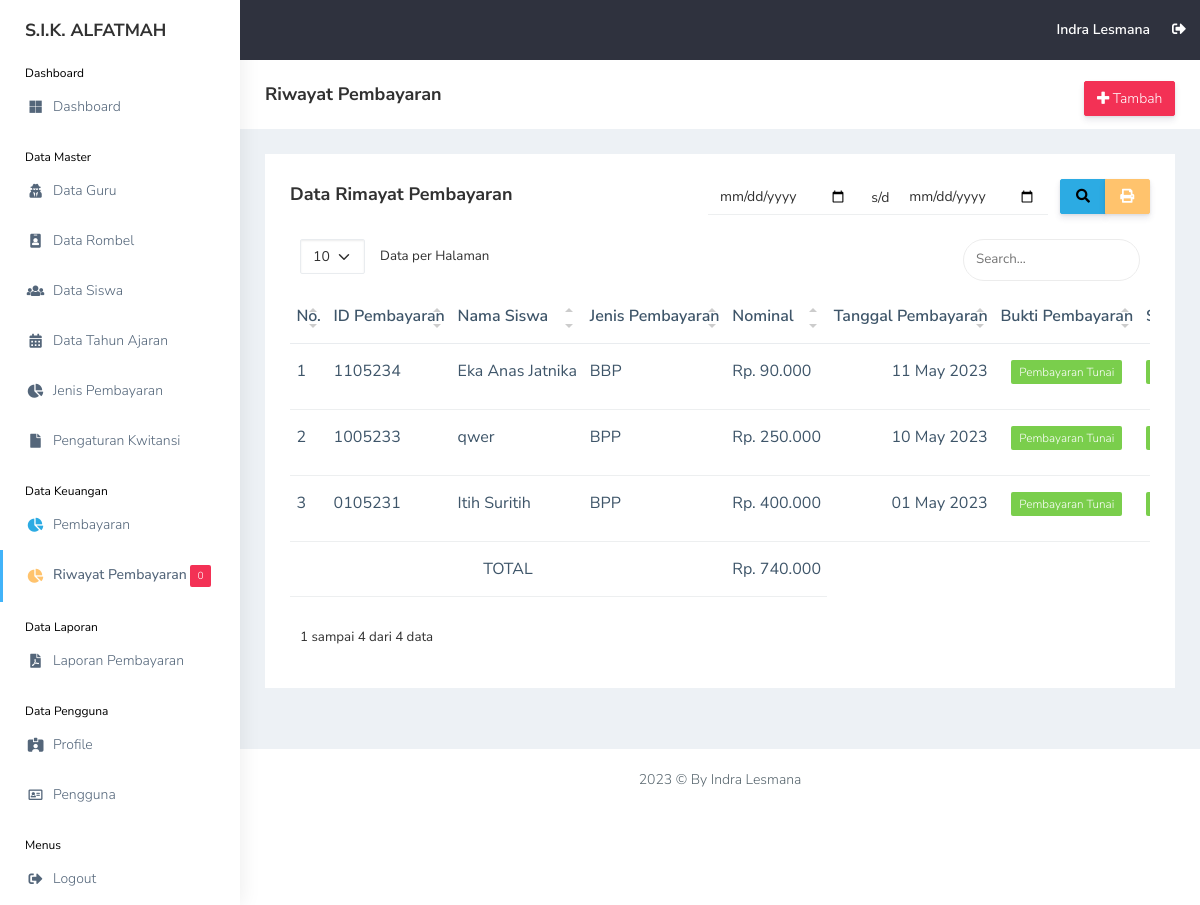
Page /view_pembayaran/riwayat.php (signed in) on the earlier database version.
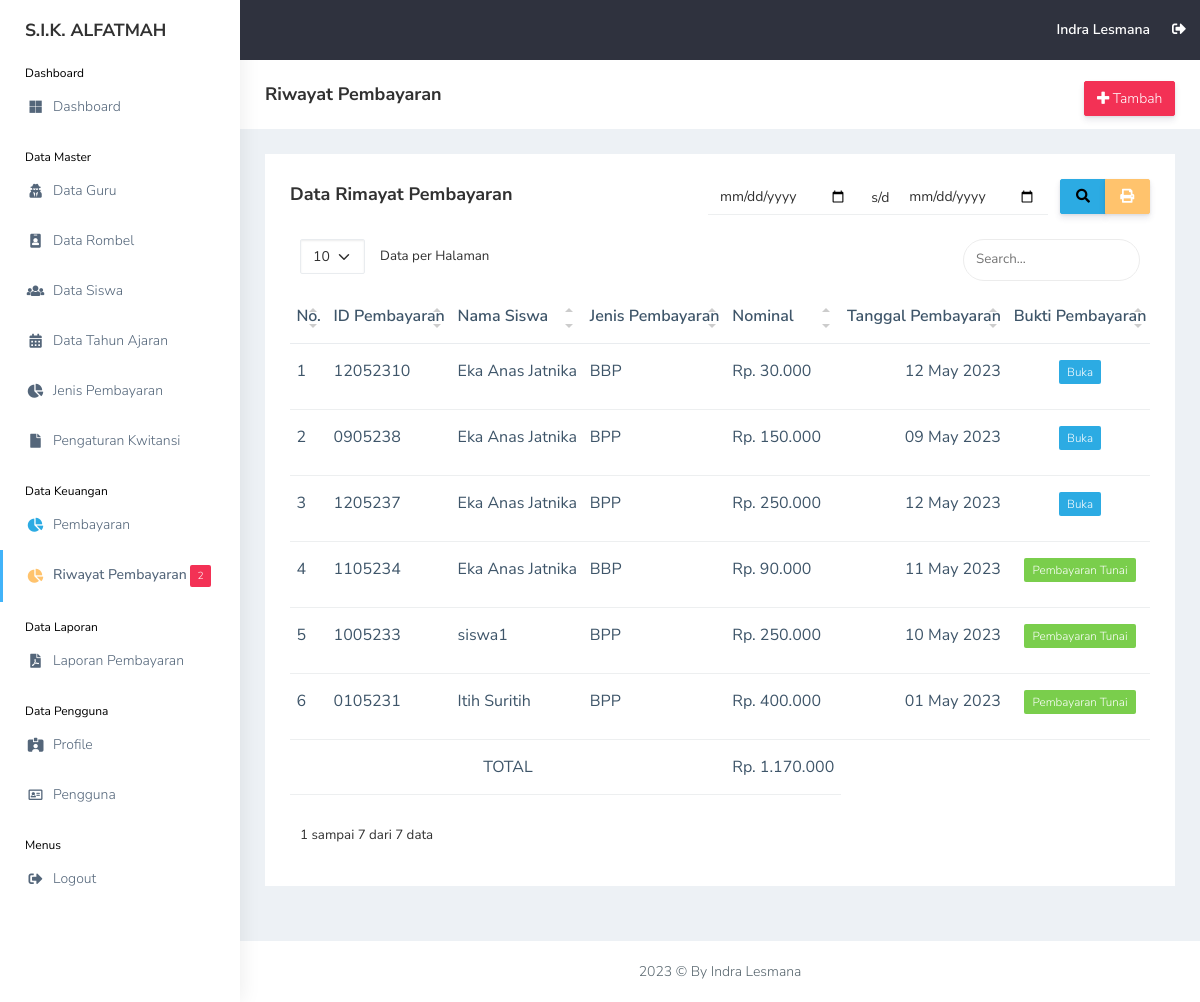
Same page on the later database version.
### tables this page shows
CREATE TABLE `users` (
  `id_user` int(11) NOT NULL,
  `nama` varchar(255) NOT NULL,
  `username` varchar(255) NOT NULL,
  `email` varchar(255) NOT NULL,
  `password` varchar(255) NOT NULL,
  `image` varchar(255) NOT NULL,
  `role_id` int(11) NOT NULL,
  `date_created` date NOT NULL,
  `is_active` int(11) NOT NULL
);

CREATE TABLE `pembayaran` (
  `id_pembayaran` int(11) NOT NULL,
  `id_siswa` int(11) NOT NULL,
  `id_jenis_pembayaran` int(11) NOT NULL,
  `bbp_bulan` int(11) NOT NULL,
  `bbp_tahun` int(11) NOT NULL,
  `nominal_pembayaran` int(11) NOT NULL,
  `tanggal_pembayaran` date NOT NULL,
  `bukti` varchar(255) NOT NULL,
  `status` int(11) NOT NULL
);

CREATE TABLE `siswa` (
  `id_siswa` int(11) NOT NULL,
  `nis` int(11) NOT NULL,
  `nisn` int(11) NOT NULL,
  `nama_siswa` varchar(255) NOT NULL,
  `id_rombel` int(11) NOT NULL,
  `jk` varchar(20) NOT NULL,
  `alamat` text NOT NULL,
  `phone` varchar(20) NOT NULL,
  `username` varchar(255) NOT NULL,
  `password` varchar(255) NOT NULL,
  `gambar` varchar(255) NOT NULL,
  `id_tahun_ajaran` int(11) NOT NULL,
  `date_created` date NOT NULL,
  `is_active` int(11) NOT NULL
);

CREATE TABLE `jenis_pembayaran` (
  `id_jenis_pembayaran` int(11) NOT NULL,
  `jenis_pembayaran` varchar(255) NOT NULL,
  `nominal` int(11) NOT NULL,
  `deskripsi` text NOT NULL
);

### functions.php (called while the page is built, shortened)
<?php
$conn = mysqli_connect("localhost", "root", "", "db_sika");
function query($query)
{
    global $conn;
    $result = mysqli_query($conn, $query);
    $rows = [];
    while ($row = mysqli_fetch_assoc($result)) {
        $rows[] = $row;
    }
    return $rows;
}

### view_pembayaran/riwayat.php (the view, shortened to what the rows shown need)
<?php
include "../templates/header.php";
if (!isset($_POST["search"])) {
    $pembayaran = query(
        "SELECT * FROM pembayaran
        INNER JOIN siswa ON siswa.id_siswa = pembayaran.id_siswa
        INNER JOIN jenis_pembayaran ON jenis_pembayaran.id_jenis_pembayaran = pembayaran.id_jenis_pembayaran
        ORDER BY pembayaran.id_pembayaran DESC"
    );
}
?>
<div class="container-fluid">
    <div class="row">
        <div class="col-md-12 col-lg-12 col-sm-12">
            <div class="white-box">
                <div class="table-responsive">
                    <table class="table no-wrap" id="data-table">
                        <thead>
                            <tr>
                                <th class="border-top-0">No.</th>
                                <th class="border-top-0">ID Pembayaran</th>
                                <th class="border-top-0">Nama Siswa</th>
                                <th class="border-top-0">Jenis Pembayaran</th>
                                <th class="border-top-0">Nominal</th>
                                <th class="border-top-0 text-end">Tanggal Pembayaran</th>
                                <th class="border-top-0">Bukti Pembayaran</th>
                                <th class="border-top-0">Status</th>
                            </tr>
                        </thead>
                        <tbody>
                            <?php $i = 1; ?>
                            <?php foreach ($pembayaran as $p): ?>
                                <tr>
                                    <td>
                                        <?= $i; ?>
                                    </td>
                                    <td class="txt-oflo">
                                        <?= date("dmy", strtotime($p["tanggal_pembayaran"])) . $p["id_pembayaran"]; ?>
                                    </td>
                                    <td class="txt-oflo">
                                        <?= $p["nama_siswa"]; ?>
                                    </td>
                                    <td class="txt-oflo">
                                        <?= $p["jenis_pembayaran"]; ?>
                                    </td>
                                    <td class="txt-oflo">
                                        Rp.
                                        <?= number_format($p["nominal_pembayaran"], 0, ',', '.'); ?>
                                    </td>
                                    <td class="txt-oflo text-end">
                                        <?= date("d F Y", strtotime($p["tanggal_pembayaran"])); ?>
                                    </td>
                                    <td class="txt-oflo text-center">
                                        <?php if ($p["bukti"] == "default.jpg"): ?>
                                            <span class="badge bg-success">Pembayaran Tunai</span>
                                        <?php else: ?>
                                            <a href="../assets/img/bukti/<?= $p["bukti"]; ?>" target="_blank"><span
                                                    class="badge bg-info">Buka</span></a>
                                        <?php endif; ?>
                                    </td>
                                    <td class="txt-oflo">
                                        <a href="riwayat_status.php?id_pembayaran=<?= $p["id_pembayaran"] ?>">
                                            <?php if ($p["status"] == 1): ?>
                                                <span class="badge bg-success">Diterima</span>
                                            <?php else: ?>
                                                <span class="badge bg-warning">Pending</span>
                                            <?php endif; ?>
                                        </a>
                                    </td>
                                </tr>
                                <?php $i++; ?>
                            <?php endforeach; ?>
                        </tbody>
                    </table>
                </div>
            </div>
        </div>
    </div>
</div>
<?php
include "../templates/footer.php";
?>

### templates/topbar.php (shortened to what the rows shown need)
<header class="topbar" data-navbarbg="skin5">
    <nav class="navbar top-navbar navbar-expand-md navbar-dark">
        <div class="navbar-collapse collapse" id="navbarSupportedContent" data-navbarbg="skin5">
            <ul class="navbar-nav ms-auto d-flex align-items-center">
                <li>
                    <a class="profile-pic" href="../view_pengguna/profile.php"><span class="text-white font-medium">
                            <?= $user["nama"]; ?>
                        </span></a>
                </li>
            </ul>
        </div>
    </nav>
</header>

Differences in the rows shown:
added pembayaran: tanggal_pembayaran "120523", id_pembayaran "10", id_siswa.nama_siswa "Eka Anas Jatnika", id_jenis_pembayaran.jenis_pembayaran "BBP", nominal_pembayaran "30.000", tanggal_pembayaran "12 May 2023"
added pembayaran: tanggal_pembayaran "090523", id_pembayaran "8", id_siswa.nama_siswa "Eka Anas Jatnika", id_jenis_pembayaran.jenis_pembayaran "BPP", nominal_pembayaran "150.000", tanggal_pembayaran "09 May 2023"
added pembayaran: tanggal_pembayaran "120523", id_pembayaran "7", id_siswa.nama_siswa "Eka Anas Jatnika", id_jenis_pembayaran.jenis_pembayaran "BPP", nominal_pembayaran "250.000", tanggal_pembayaran "12 May 2023"
changed through a linked row, pembayaran id 3: id_siswa.nama_siswa "qwer" → "siswa1"
Other differences:
$total_notif: "0" → "2"
text written by a page script: "Data per Halaman 1 sampai 4 dari 4 data" → "Data per Halaman 1 sampai 7 dari 7 data"
$pembayaran_amount["amount"]: "740.000" → "1.170.000"
